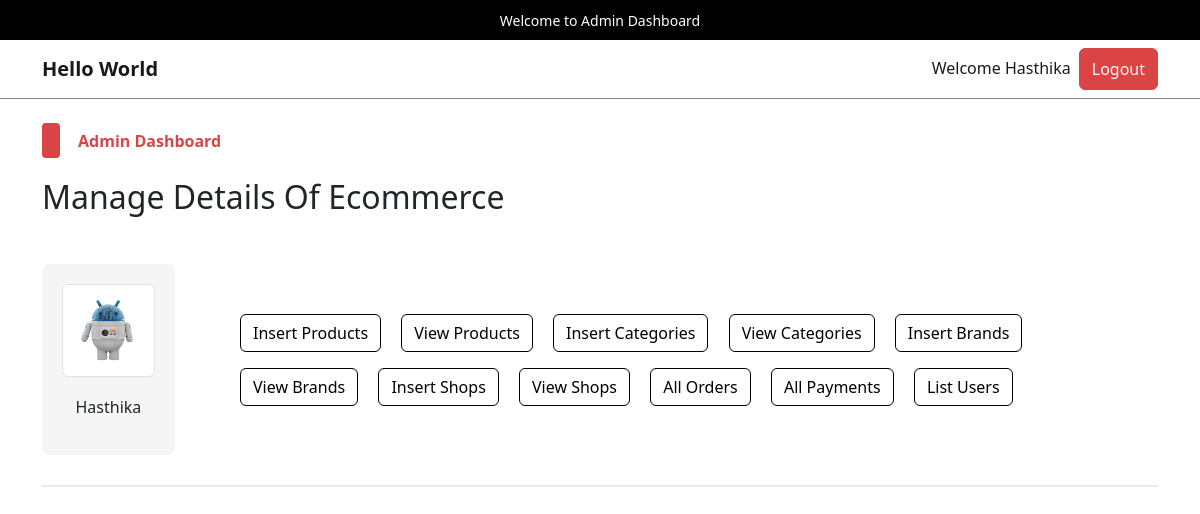
/admin/index.php (signed in), run on the app's committed database.
### tables this page shows
CREATE TABLE `admin_table` (
  `admin_id` int(11) NOT NULL,
  `admin_name` varchar(100) NOT NULL,
  `admin_email` varchar(200) NOT NULL,
  `admin_image` varchar(255) NOT NULL,
  `admin_password` varchar(255) NOT NULL
);

### admin/index.php (the view, shortened to what this page needs)
<?php
    include('../functions/common_functions.php');
    if(isset($_SESSION['admin_username'])){
        $admin_name = $_SESSION['admin_username'];
        $get_admin_data = "SELECT * FROM `admin_table` WHERE admin_name = '$admin_name'";
        $get_admin_result = mysqli_query($con,$get_admin_data);
        $row_fetch_admin_data = mysqli_fetch_array($get_admin_result);
        $admin_name = $row_fetch_admin_data['admin_name'];
        $admin_image = $row_fetch_admin_data['admin_image'];
    }else{
        echo "<script>window.open('./admin_login.php','_self');</script>";
    }
?>
<!DOCTYPE html>
<html lang="en">
<head>
    <link rel="stylesheet" href="../assets/css/bootstrap.css" />
    <link rel="stylesheet" href="../assets/css/main.css" />
</head>
<body>
    <div class="upper-nav primary-bg p-2 px-3 text-center text-break">
        <span>Welcome to Admin Dashboard</span>
    </div>
    <nav class="navbar navbar-expand-lg navbar-light bg-light">
        <div class="container">
            <a class="navbar-brand fw-bold" href="#">Hello World</a>
            <div class="collapse navbar-collapse" id="navbarSupportedContentad">
                <ul class="navbar-nav ms-auto mb-2 mb-lg-0">
                    <li class="nav-item">
                        <a class="nav-link active" aria-current="page" href="#">Welcome <?php echo $admin_name;?></a>
                    </li>
                    <li class="nav-item">
                    <button class="btn btn-primary p-0 px-1">
                            <a href="./admin_logout.php" class="nav-link text-light">Logout</a>
                        </button>
                    </li>
                </ul>
            </div>
        </div>
    </nav>
    <div class="control">
        <div class="container pt-4 pb-0">
            <div class="categ-header">
                <div class="sub-title">
                    <span class="shape"></span>
                    <span class="title">Admin Dashboard</span>
                </div>
                <h2>Manage Details Of Ecommerce</h2>
            </div>
            <div class="row align-items-center">
                <div class="col-md-2">
                    <div class="admin-image">
                        <a href="./index.php"><img src="./admin_images/<?php echo $admin_image;?>" class="img-thumbnail" alt="Admin Photo"></a>
                        <p><?php echo $admin_name;?></p>
                    </div>
                </div>
                <div class="col-md-10">
                    <div class="buttons">
                        <button class="btn btn-outline-primary m-2">
                            <a href="./insert_product.php" class="nav-link">Insert Products</a>
                        </button>
                        <button class="btn btn-outline-primary m-2">
                            <a href="index.php?view_products" class="nav-link">View Products</a>
                        </button>
                        <button class="btn btn-outline-primary m-2">
                            <a href="index.php?insert_category" class="nav-link">Insert Categories</a>
                        </button>
                        <button class="btn btn-outline-primary m-2">
                            <a href="index.php?view_categories" class="nav-link">View Categories</a>
                        </button>
                        <button class="btn btn-outline-primary m-2">
                            <a href="index.php?insert_brand" class="nav-link">Insert Brands</a>
                        </button>
                        <button class="btn btn-outline-primary m-2">
                            <a href="index.php?view_brands" class="nav-link">View Brands</a>
                        </button>
                        <button class="btn btn-outline-primary m-2">
                            <a href="index.php?insert_shops" class="nav-link">Insert Shops</a>
                        </button>
                        <button class="btn btn-outline-primary m-2">
                            <a href="index.php?view_shops" class="nav-link">View Shops</a>
                        </button>
                        <button class="btn btn-outline-primary m-2">
                            <a href="index.php?list_orders" class="nav-link">All Orders</a>
                        </button>
                        <button class="btn btn-outline-primary m-2">
                            <a href="index.php?list_payments" class="nav-link">All Payments</a>
                        </button>
                        <button class="btn btn-outline-primary m-2">
                            <a href="index.php?list_users" class="nav-link">List Users</a>
                        </button>
                    </div>
                </div>
            </div>
        </div>
    </div>
    <div class="container">
        <div class="divider"></div>
    </div>
</body>
</html>

### assets/css/main.css (style rules this page uses)
* { -webkit-box-sizing: border-box; -moz-box-sizing: border-box; box-sizing: border-box; margin: 0; padding: 0; }
html { scroll-behavior: smooth; }
a { text-decoration: none; color: #000000; cursor: pointer; }
button, input[type="submit"] { cursor: pointer; }
ul { list-style: none; }
.primary-bg { background-color: #000; }
.divider { background-color: #eaeaea; height: 1.5px; width: 100%; margin-top: 30px; margin-bottom: 40px; }
.container .categ-header { display: flex; flex-direction: column; gap: 20px; margin-bottom: 40px; }
.container .categ-header .sub-title { display: flex; flex-direction: row; gap: 18px; align-items: center; }
.container .categ-header .sub-title span:nth-of-type(1) { width: 18px; height: 35px; background-color: #DB4444; border-radius: 4px; -webkit-border-radius: 4px; -moz-border-radius: 4px; -ms-border-radius: 4px; -o-border-radius: 4px; }
.shape { display: inline-block; width: 18px; height: 35px; background-color: #DB4444; border-radius: 4px; -webkit-border-radius: 4px; -moz-border-radius: 4px; -ms-border-radius: 4px; -o-border-radius: 4px; }
.container .categ-header .sub-title span:nth-of-type(2) { color: #DB4444; font-weight: bold; }
.upper-nav span { color: #ffffff; font-size: 14px; }
.bg-light { background-color: #ffffff !important; border-bottom: 1px solid #7D8184; }
.control .container .row .admin-image { width: 80%; background-color: #F5F5F5; padding: 20px; display: flex; flex-direction: column; gap:18px; align-items: center; border-radius: 8px; -webkit-border-radius: 8px; -moz-border-radius: 8px; -ms-border-radius: 8px; -o-border-radius: 8px; }
.control .container .row .admin-image img { width: 100%; }
.control .container .row .buttons a.nav-link { transition: 0s; -webkit-transition: 0s; -moz-transition: 0s; -ms-transition: 0s; -o-transition: 0s; }

### data on the page
admin_table: admin_name "Hasthika", admin_image (picture)
